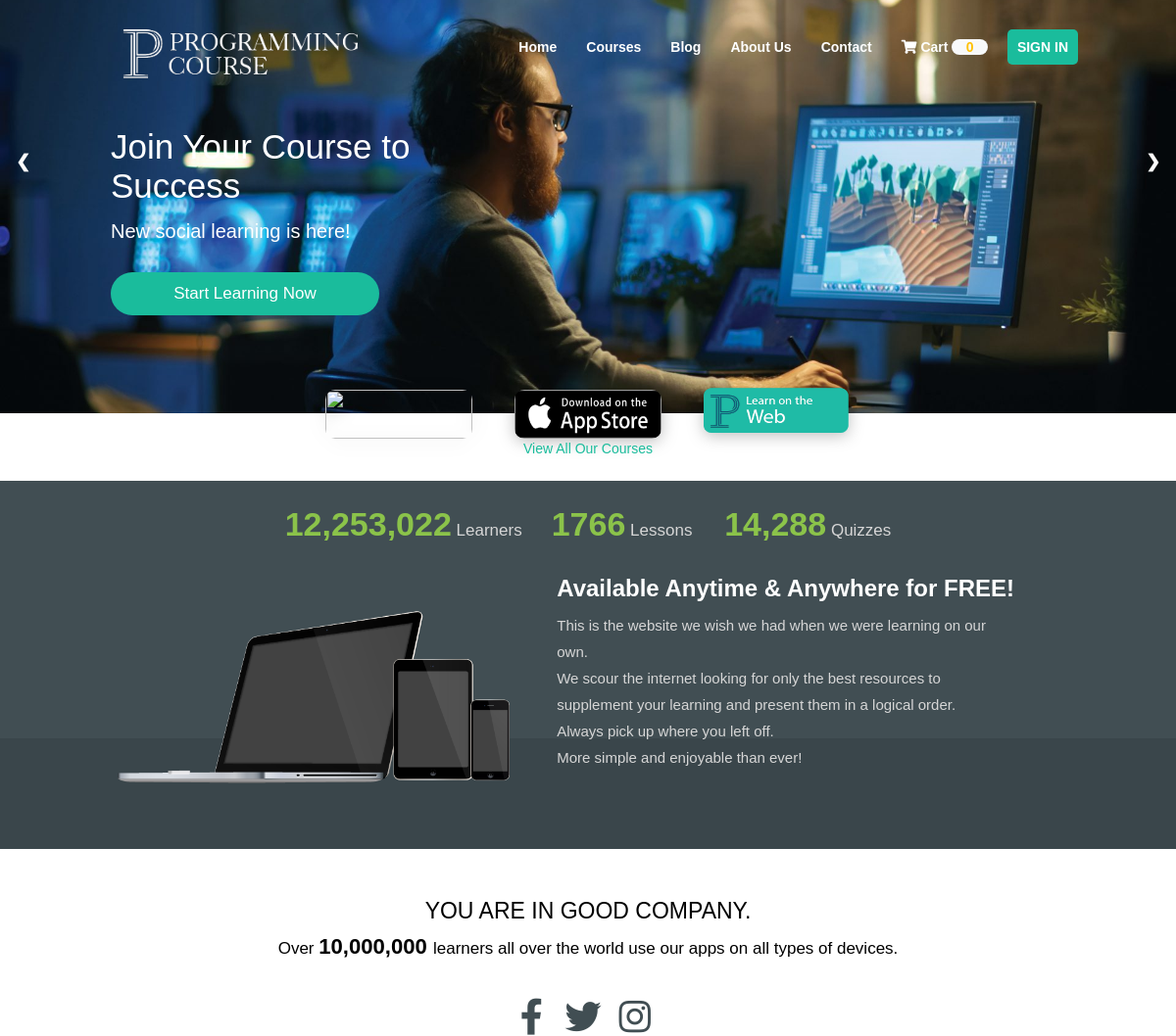
Page /home.php (upper part) on the earlier database version.
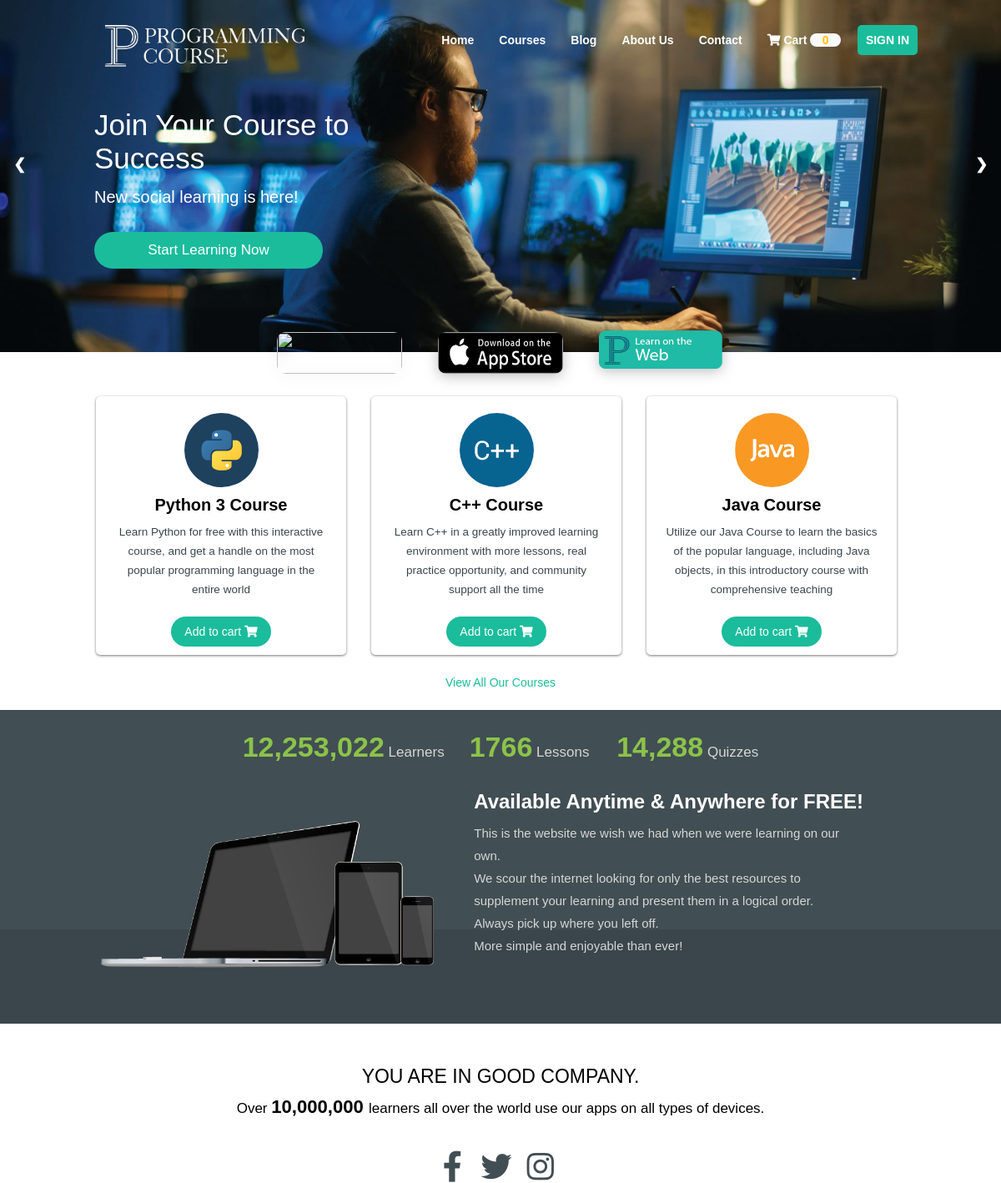
Same page on the later database version.
### tables this page shows
CREATE TABLE `courses` (
  `ID` int(20) NOT NULL,
  `course_name` varchar(55) NOT NULL,
  `course_description` varchar(255) NOT NULL,
  `course_img` varchar(100) NOT NULL,
  `course_price` float DEFAULT NULL,
  `course_learners` varchar(10) DEFAULT NULL,
  `course_lessons` int(20) DEFAULT NULL,
  `course_quizzes` int(20) DEFAULT NULL
);

### dbconnection.php (called while the page is built, shortened)
<?php
class Connection
{
    public function getConnection(){
        $servername = 'localhost';
        $username = 'root';
        $password = '';
        $db='db';
        $conn=mysqli_connect($servername, $username, $password, $db);
        return $conn;
    }
    public function getConditionData(){
        $sql = "SELECT * FROM courses LIMIT 3";
        $result = mysqli_query($this->getConnection(), $sql);
        if(mysqli_num_rows($result) > 0){
            return $result;
        }
    }
}
?>

### component.php (the view, shortened to what the changed rows need)
<?php
function mainElements($productname,$productimg,$productdescription,$productid){
    $element= "
    <form action=\"home.php\" method=\"POST\">
    <div class=\"courseItem block noPadding\" >
        <a >
            <img src=\"$productimg\" alt=\"Python 3 Course\" class=\"courseIcon\">
            <div class=\"courseDescription\">
                <div>$productname</div>
                <p>
                    $productdescription
                </p>
            </div>
        </a>
        <div class=\"courseStores\">
            <button type=\"submit\" name=\"add\">Add to cart   <i class=\"fas fa-shopping-cart\"></i></button>
            <input type=\"hidden\" name=\"productid\" value=\"$productid\">
        </div>
    </div>
    </form>
    ";
    echo $element;
}

### home.php (shortened to what the changed rows need)
<?php
require_once ('component.php');
require_once ('dbconnection.php');
$database = new Connection();
$database->getConnection();
?>
<!DOCTYPE html>
<html lang="en">
<head>
<link rel="stylesheet" href="css/style.css">
<link rel="stylesheet" href="https://cdnjs.cloudflare.com/ajax/libs/font-awesome/5.13.0/css/all.min.css" />
</head>
<body class="">
<div class="homeCourseContent wrapper">
    <?php
        $result = $database->getConditionData();
        while ($row = mysqli_fetch_assoc($result)){
            mainElements($row['course_name'],  $row['course_img'],$row['course_description'],$row['ID']);
        }
    ?>
</div>
</body>
</html>

Differences in the rows shown:
added courses: course_img (picture), course_name "Python 3 Course", course_description "Learn Python for free with this interactive course, and get a handle on the most popular programming language in the entire world"
added courses: course_img (picture), course_name "C++ Course", course_description "Learn C++ in a greatly improved learning environment with more lessons, real practice opportunity, and community support all the time"
added courses: course_img (picture), course_name "Java Course", course_description "Utilize our Java Course to learn the basics of the popular language, including Java objects, in this introductory course with comprehensive teaching"
